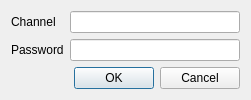
<?xml version="1.0" encoding="UTF-8"?>
<ui version="4.0">
 <class>IrcEditChannelDialog</class>
 <widget class="QDialog" name="IrcEditChannelDialog">
  <property name="geometry">
   <rect>
    <x>0</x>
    <y>0</y>
    <width>251</width>
    <height>98</height>
   </rect>
  </property>
  <property name="windowTitle">
   <string>Dialog</string>
  </property>
  <layout class="QGridLayout" name="gridLayout">
   <item row="0" column="0">
    <widget class="QLabel" name="label">
     <property name="text">
      <string>Channel</string>
     </property>
    </widget>
   </item>
   <item row="0" column="1">
    <widget class="QLineEdit" name="Channel_"/>
   </item>
   <item row="1" column="0">
    <widget class="QLabel" name="label_2">
     <property name="text">
      <string>Password</string>
     </property>
    </widget>
   </item>
   <item row="1" column="1">
    <widget class="QLineEdit" name="Password_"/>
   </item>
   <item row="2" column="0" colspan="2">
    <widget class="QDialogButtonBox" name="ControlButtons_">
     <property name="orientation">
      <enum>Qt::Horizontal</enum>
     </property>
     <property name="standardButtons">
      <set>QDialogButtonBox::Cancel|QDialogButtonBox::Ok</set>
     </property>
    </widget>
   </item>
  </layout>
 </widget>
 <resources/>
 <connections>
  <connection>
   <sender>ControlButtons_</sender>
   <signal>accepted()</signal>
   <receiver>IrcEditChannelDialog</receiver>
   <slot>accept()</slot>
   <hints>
    <hint type="sourcelabel">
     <x>248</x>
     <y>254</y>
    </hint>
    <hint type="destinationlabel">
     <x>157</x>
     <y>274</y>
    </hint>
   </hints>
  </connection>
  <connection>
   <sender>ControlButtons_</sender>
   <signal>rejected()</signal>
   <receiver>IrcEditChannelDialog</receiver>
   <slot>reject()</slot>
   <hints>
    <hint type="sourcelabel">
     <x>316</x>
     <y>260</y>
    </hint>
    <hint type="destinationlabel">
     <x>286</x>
     <y>274</y>
    </hint>
   </hints>
  </connection>
 </connections>
</ui>
